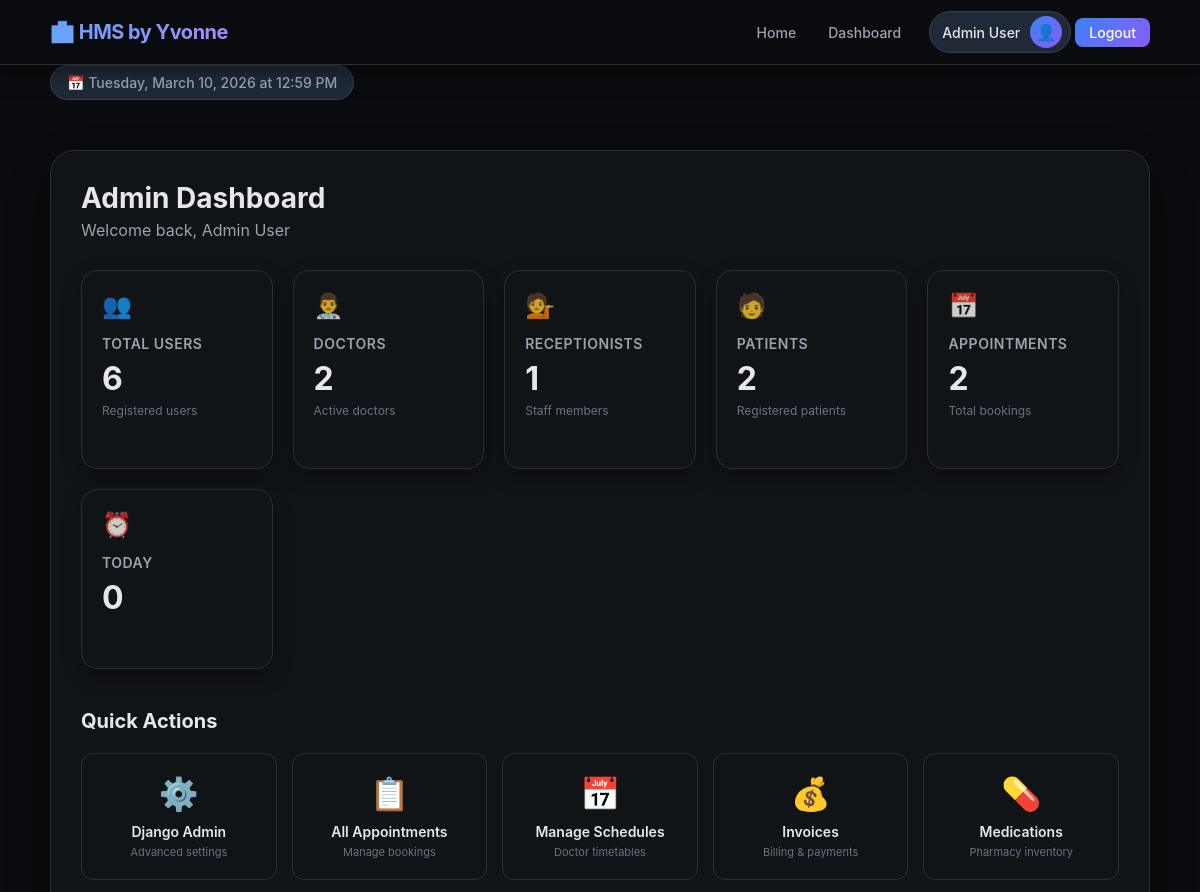
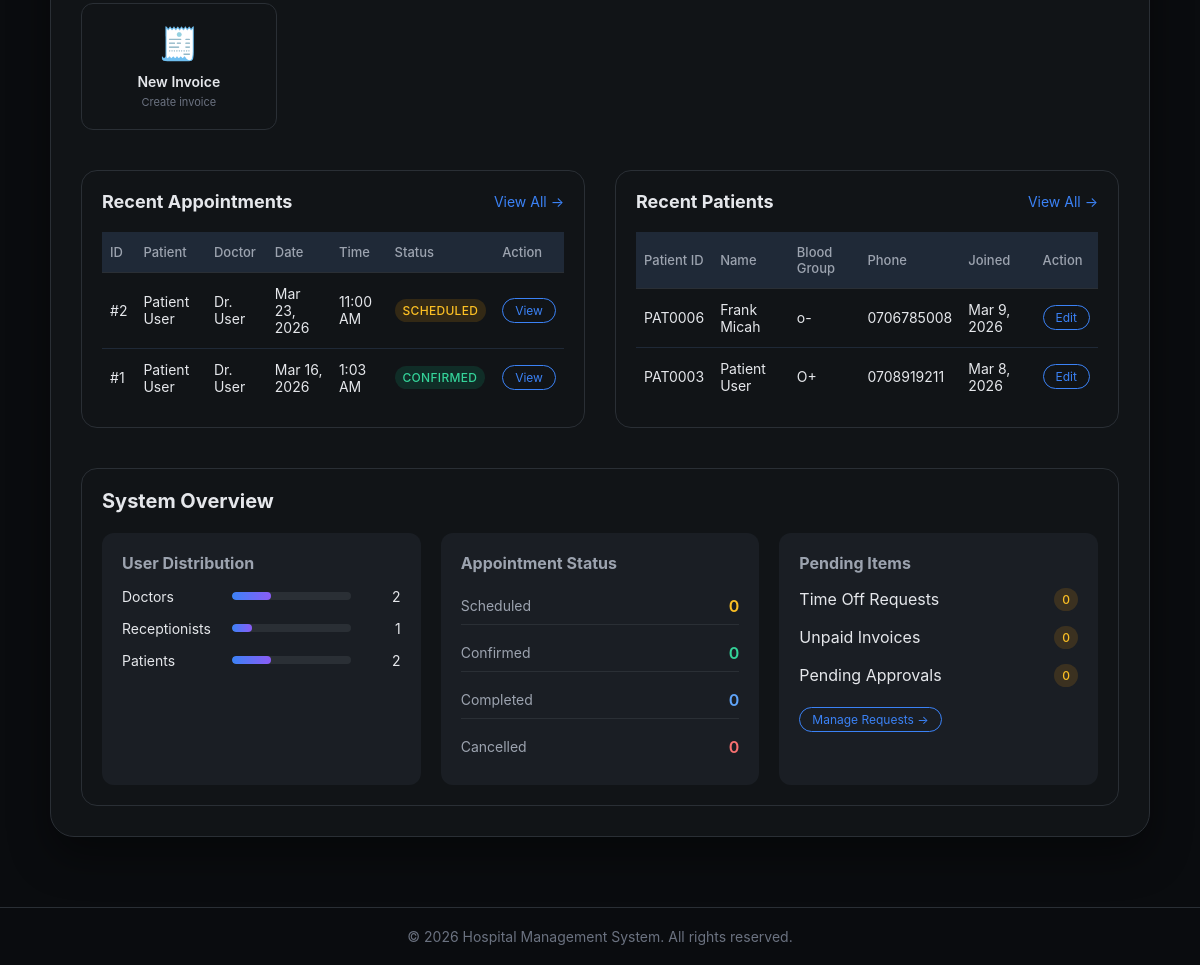
Screenshot of /dashboard/ (signed in) with the database file from the repository (2 pictures, top to bottom).
### accounts/models.py (models this page shows, shortened)
class Appointment(models.Model):
    STATUS_CHOICES = [
        ('scheduled', 'Scheduled'),
        ('confirmed', 'Confirmed'),
        ('completed', 'Completed'),
        ('cancelled', 'Cancelled'),
        ('no_show', 'No Show'),
    ]
    patient = models.ForeignKey(Patient, on_delete=models.CASCADE, related_name='appointments')
    doctor = models.ForeignKey(Doctor, on_delete=models.CASCADE, related_name='appointments')
    schedule = models.ForeignKey(DoctorSchedule, on_delete=models.SET_NULL, null=True, related_name='appointments')
    appointment_date = models.DateField()
    start_time = models.TimeField()
    consultation_fee = models.DecimalField(max_digits=10, decimal_places=2, default=1500.00, help_text="Consultation fee in KES")
    end_time = models.TimeField()
    status = models.CharField(max_length=20, choices=STATUS_CHOICES, default='scheduled')
    reason = models.TextField(blank=True)
    notes = models.TextField(blank=True)
    created_at = models.DateTimeField(auto_now_add=True)
    updated_at = models.DateTimeField(auto_now=True)
    created_by = models.ForeignKey(User, on_delete=models.SET_NULL, null=True, related_name='created_appointments')
    class Meta:
        ordering = ['-appointment_date', '-start_time']
        unique_together = ['doctor', 'appointment_date', 'start_time']  # Prevent double booking

class Patient(models.Model):
    user_profile = models.OneToOneField(UserProfile, on_delete=models.CASCADE, related_name='patient_details')
    patient_id = models.CharField(max_length=20, unique=True)
    emergency_contact = models.CharField(max_length=100)
    blood_group = models.CharField(max_length=5, blank=True)
    created_by = models.ForeignKey(User, on_delete=models.SET_NULL, null=True, related_name='created_patients')

class UserProfile(models.Model):
    USER_TYPES = (
        ('admin', 'Admin'),
        ('receptionist', 'Receptionist'),
        ('doctor', 'Doctor'),
        ('patient', 'Patient'),
    )
    user = models.OneToOneField(User, on_delete=models.CASCADE, related_name='profile')
    user_type = models.CharField(max_length=20, choices=USER_TYPES, default='patient')
    phone_number = models.CharField(max_length=15, blank=True)
    address = models.TextField(blank=True)
    date_of_birth = models.DateField(null=True, blank=True)

class Doctor(models.Model):
    user_profile = models.OneToOneField(UserProfile, on_delete=models.CASCADE, related_name='doctor_details')
    employee_id = models.CharField(max_length=20, unique=True)
    specialization = models.CharField(max_length=100)
    license_number = models.CharField(max_length=50, unique=True)

### accounts/views.py (the view, shortened to what this page needs)
# urls.py: path('dashboard/', views.dashboard, name='dashboard'),
@login_required
def dashboard(request):
    user_type = request.user.profile.user_type
    context = {
        'user': request.user,
        'user_type': user_type,
    }
    if user_type == 'admin':
        total_users = User.objects.count()
        total_doctors = Doctor.objects.count()
        total_receptionists = Receptionist.objects.count()
        total_patients = Patient.objects.count()
        total_appointments = Appointment.objects.count()
        today_appointments = Appointment.objects.filter(appointment_date=date.today()).count()
        pending_timeoffs = TimeOff.objects.filter(is_approved=False).count()
        context.update({
            'total_users': total_users,
            'total_doctors': total_doctors,
            'total_receptionists': total_receptionists,
            'total_patients': total_patients,
            'total_appointments': total_appointments,
            'today_appointments': today_appointments,
            'pending_timeoffs': pending_timeoffs,
            'recent_appointments': Appointment.objects.all().order_by('-created_at')[:5],
            'recent_patients': Patient.objects.all().order_by('-user_profile__user__date_joined')[:5],
        })
        return render(request, 'accounts/admin_dashboard.html', context)

### accounts/templates/accounts/admin_dashboard.html (shortened to what this page needs)
{% extends 'accounts/base.html' %}
{% block content %}
<div class="dashboard-header">
    <h1>Admin Dashboard</h1>
    <p>Welcome back, {{ user.get_full_name|default:user.username }}</p>
</div>
<div class="dashboard-cards">
    <a href="{% url 'admin:auth_user_changelist' %}" class="card-link">
        <div class="card">
            <div class="card-icon">👥</div>
            <h3>Total Users</h3>
            <div class="number">{{ total_users|default:"0" }}</div>
            <small>Registered users</small>
        </div>
    </a>
    <a href="{% url 'admin:accounts_doctor_changelist' %}" class="card-link">
        <div class="card">
            <div class="card-icon">👨‍⚕️</div>
            <h3>Doctors</h3>
            <div class="number">{{ total_doctors|default:"0" }}</div>
            <small>Active doctors</small>
        </div>
    </a>
    <a href="{% url 'admin:accounts_receptionist_changelist' %}" class="card-link">
        <div class="card">
            <div class="card-icon">💁</div>
            <h3>Receptionists</h3>
            <div class="number">{{ total_receptionists|default:"0" }}</div>
            <small>Staff members</small>
        </div>
    </a>
    <a href="{% url 'admin:accounts_patient_changelist' %}" class="card-link">
        <div class="card">
            <div class="card-icon">🧑</div>
            <h3>Patients</h3>
            <div class="number">{{ total_patients|default:"0" }}</div>
            <small>Registered patients</small>
        </div>
    </a>
    <a href="{% url 'all_appointments' %}" class="card-link">
        <div class="card">
            <div class="card-icon">📅</div>
            <h3>Appointments</h3>
            <div class="number">{{ total_appointments|default:"0" }}</div>
            <small>Total bookings</small>
        </div>
    </a>
    <a href="{% url 'all_appointments' %}?date={{ today|date:'Y-m-d' }}" class="card-link">
        <div class="card">
            <div class="card-icon">⏰</div>
            <h3>Today</h3>
            <div class="number">{{ today_appointments|default:"0" }}</div>
        </div>
    </a>
</div>
<div class="quick-actions-section">
    <h2>Quick Actions</h2>
    <div class="quick-actions">
        <a href="{% url 'admin:index' %}" class="action-card">
            <div class="action-icon">⚙️</div>
            <div class="action-text">Django Admin</div>
            <small>Advanced settings</small>
        </a>
        <a href="{% url 'all_appointments' %}" class="action-card">
            <div class="action-icon">📋</div>
            <div class="action-text">All Appointments</div>
            <small>Manage bookings</small>
        </a>
        <a href="{% url 'manage_schedule' %}" class="action-card">
            <div class="action-icon">📅</div>
            <div class="action-text">Manage Schedules</div>
            <small>Doctor timetables</small>
        </a>
        <a href="{% url 'invoice_list' %}" class="action-card">
            <div class="action-icon">💰</div>
            <div class="action-text">Invoices</div>
            <small>Billing & payments</small>
        </a>
        <a href="{% url 'medication_list' %}" class="action-card">
            <div class="action-icon">💊</div>
            <div class="action-text">Medications</div>
            <small>Pharmacy inventory</small>
        </a>
        <a href="{% url 'create_invoice' %}" class="action-card">
            <div class="action-icon">🧾</div>
            <div class="action-text">New Invoice</div>
            <small>Create invoice</small>
        </a>
    </div>
</div>
<div class="dashboard-grid">
    <div class="grid-card">
        <div class="card-header">
            <h3>Recent Appointments</h3>
            <a href="{% url 'all_appointments' %}" class="view-all">View All →</a>
        </div>
        {% if recent_appointments %}
        <div class="table-responsive">
            <table>
                <thead>
                    <tr>
                        <th>ID</th>
                        <th>Patient</th>
                        <th>Doctor</th>
                        <th>Date</th>
                        <th>Time</th>
                        <th>Status</th>
                        <th>Action</th>
                    </tr>
                </thead>
                <tbody>
                    {% for apt in recent_appointments %}
                    <tr class="clickable-row" onclick="window.location='{% url 'all_appointments' %}?appointment={{ apt.id }}'">
                        <td>#{{ apt.id }}</td>
                        <td>{{ apt.patient.user_profile.user.get_full_name|truncatechars:20 }}</td>
                        <td>Dr. {{ apt.doctor.user_profile.user.last_name }}</td>
                        <td>{{ apt.appointment_date|date:"M j, Y" }}</td>
                        <td>{{ apt.start_time|time:"g:i A" }}</td>
                        <td>
                            <span class="status-badge status-{{ apt.status }}">
                                {{ apt.get_status_display }}
                            </span>
                        </td>
                        <td>
                            <a href="{% url 'all_appointments' %}?appointment={{ apt.id }}" class="btn-small">View</a>
                        </td>
                    </tr>
                    {% endfor %}
                </tbody>
            </table>
        </div>
        {% else %}
        <p class="empty-message">No recent appointments</p>
        {% endif %}
    </div>
    <div class="grid-card">
        <div class="card-header">
            <h3>Recent Patients</h3>
            <a href="{% url 'admin:accounts_patient_changelist' %}" class="view-all">View All →</a>
        </div>
        {% if recent_patients %}
        <div class="table-responsive">
            <table>
                <thead>
                    <tr>
                        <th>Patient ID</th>
                        <th>Name</th>
                        <th>Blood Group</th>
                        <th>Phone</th>
                        <th>Joined</th>
                        <th>Action</th>
                    </tr>
                </thead>
                <tbody>
                    {% for patient in recent_patients %}
                    <tr>
                        <td>{{ patient.patient_id }}</td>
                        <td>{{ patient.user_profile.user.get_full_name }}</td>
                        <td>{{ patient.blood_group|default:"—" }}</td>
                        <td>{{ patient.user_profile.phone_number|default:"—" }}</td>
                        <td>{{ patient.user_profile.user.date_joined|date:"M j, Y" }}</td>
                        <td>
                            <a href="{% url 'admin:accounts_patient_change' patient.id %}" class="btn-small">Edit</a>
                        </td>
                    </tr>
                    {% endfor %}
                </tbody>
            </table>
        </div>
        {% else %}
        <p class="empty-message">No recent patients</p>
        {% endif %}
    </div>
</div>
<div class="system-overview">
    <h2>System Overview</h2>
    <div class="stats-grid">
        <div class="stat-card">
            <h4>User Distribution</h4>
            <div class="progress-bars">
                <div class="progress-item">
                    <span class="label">Doctors</span>
                    <div class="progress-bar">
                        <div class="progress-fill" style="width: {% widthratio total_doctors total_users 100 %}%"></div>
                    </div>
                    <span class="value">{{ total_doctors }}</span>
                </div>
                <div class="progress-item">
                    <span class="label">Receptionists</span>
                    <div class="progress-bar">
                        <div class="progress-fill" style="width: {% widthratio total_receptionists total_users 100 %}%"></div>
                    </div>
                    <span class="value">{{ total_receptionists }}</span>
                </div>
                <div class="progress-item">
                    <span class="label">Patients</span>
                    <div class="progress-bar">
                        <div class="progress-fill" style="width: {% widthratio total_patients total_users 100 %}%"></div>
                    </div>
                    <span class="value">{{ total_patients }}</span>
                </div>
            </div>
        </div>
        <div class="stat-card">
            <h4>Appointment Status</h4>
            <div class="stats-list">
                {% with total=total_appointments %}
                    <div class="stat-row">
                        <span class="label">Scheduled</span>
                        <span class="value scheduled">0</span>
                    </div>
                    <div class="stat-row">
                        <span class="label">Confirmed</span>
                        <span class="value confirmed">0</span>
                    </div>
                    <div class="stat-row">
                        <span class="label">Completed</span>
                        <span class="value completed">0</span>
                    </div>
                    <div class="stat-row">
                        <span class="label">Cancelled</span>
                        <span class="value cancelled">0</span>
                    </div>
                {% endwith %}
            </div>
        </div>
        <div class="stat-card">
            <h4>Pending Items</h4>
            <div class="pending-items">
                <div class="pending-item">
                    <span>Time Off Requests</span>
                    <span class="badge warning">{{ pending_timeoffs|default:"0" }}</span>
                </div>
                <div class="pending-item">
                    <span>Unpaid Invoices</span>
                    <span class="badge warning">0</span>
                </div>
                <div class="pending-item">
                    <span>Pending Approvals</span>
                    <span class="badge warning">0</span>
                </div>
            </div>
            <div style="margin-top: 20px;">
                <a href="{% url 'admin:accounts_timeoff_changelist' %}" class="btn-small">Manage Requests →</a>
            </div>
        </div>
    </div>
</div>
{% endblock %}

### accounts/templates/accounts/base.html (shortened to what this page needs)
<!DOCTYPE html>
<html lang="en">
<head>
</head>
<body>
    <div class="navbar">
        <div class="container nav-container">
            <div class="logo">🏥 HMS by Yvonne</div>
            <div class="nav-links">
                <a href="{% url 'home' %}">Home</a>
                {% if user.is_authenticated %}
                    <a href="{% url 'dashboard' %}">Dashboard</a>
                    <div class="user-info">
                        <span class="username">{{ user.get_full_name|default:user.username }}</span>
                        <div class="user-icon">👤</div>
                    </div>
                    <a href="{% url 'logout' %}" class="btn-nav">Logout</a>
                {% else %}
                    <a href="{% url 'login' %}">Login</a>
                    <a href="{% url 'register' %}" class="btn-nav">Register</a>
                {% endif %}
            </div>
        </div>
    </div>
    <div class="container">
        <div class="current-date" id="currentDate"></div>
        <div class="content">
            {% block content %}{% endblock %}
        </div>
    </div>
    <div class="footer">
        <div class="container">
            <p>&copy; 2026 Hospital Management System. All rights reserved.</p>
        </div>
    </div>
</body>
</html>

### rows the page displays
Appointment: id "2", patient.user_profile.user.get_full_name "Patient User", doctor.user_profile.user.last_name "User", appointment_date "Mar 23, 2026", start_time "11:00 AM", status "SCHEDULED"
Appointment: id "1", patient.user_profile.user.get_full_name "Patient User", doctor.user_profile.user.last_name "User", appointment_date "Mar 16, 2026", start_time "1:03 AM", status "CONFIRMED"
Patient: patient_id "PAT0006", user_profile.user.get_full_name "Frank Micah", blood_group "o-", user_profile.phone_number "0706785008", user_profile.user.date_joined "Mar 9, 2026"
Patient: patient_id "PAT0003", user_profile.user.get_full_name "Patient User", blood_group "O+", user_profile.phone_number "0708919211", user_profile.user.date_joined "Mar 8, 2026"

### other values shown
{{ user.get_full_name|default:user.username }} "Admin User"
{{ total_users|default:"0" }} "6"
{{ total_doctors|default:"0" }} "2"
{{ total_receptionists|default:"0" }} "1"
{{ total_patients|default:"0" }} "2"
{{ total_appointments|default:"0" }} "2"
{{ today_appointments|default:"0" }} "0"
{{ total_doctors }} "2"
{{ total_receptionists }} "1"
{{ total_patients }} "2"
{{ pending_timeoffs|default:"0" }} "0"
